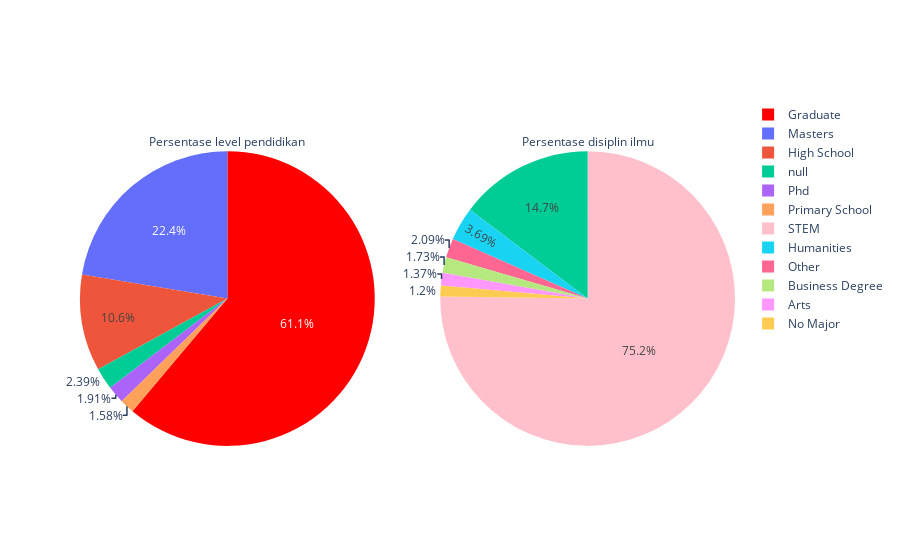

The cell this chart's notebook holds for it:
### Code cell
# Graphic Objects Plotly (Simple)
# Create subplot with 1 row and 2 columns
# in matplotlib, this is similar with plt.subplots(1, 2)
fig = make_subplots(rows=1, 
                    cols=2, 
                    specs=[[{'type':'domain'}, {'type':'domain'}]])

fig.add_trace(go.Pie(labels = df_train["education_level"], 
                     values = df_train["enrollee_id"], 
                     title  = "Persentase level pendidikan",
                     name   = "level?",
                     marker = {'colors': ["Red","LightSkyBlue"]}),
              1, 1)

fig.add_trace(go.Pie(labels = df_train["major_discipline"], 
                     values = df_train["enrollee_id"], 
                     title  = "Persentase disiplin ilmu",
                     name   = "major discipline??",
                     marker = {'colors': ["Pink","Green"]}),
              1, 2)

### Figure 1 — Plotly figure (JSON) as saved in the notebook; plotly's stock layout.template omitted (floating-point values rounded to 4 significant figures; data arrays with more than 128 entries replaced by an {"elided": "..."} marker saying what was removed)
{"data": [{"domain": {"x": [0, 0.45], "y": [0, 1]}, "labels": {"elided": "19158 str values"}, "marker": {"colors": ["Red", "LightSkyBlue"]}, "name": "level?", "title": {"text": "Persentase level pendidikan"}, "type": "pie", "values": {"elided": "19158 int values"}}, {"domain": {"x": [0.55, 1], "y": [0, 1]}, "labels": {"elided": "19158 str values"}, "marker": {"colors": ["Pink", "Green"]}, "name": "major discipline??", "title": {"text": "Persentase disiplin ilmu"}, "type": "pie", "values": {"elided": "19158 int values"}}], "layout": {}}
